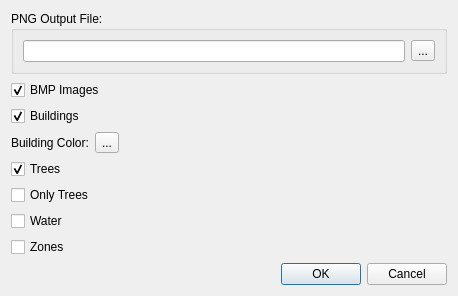
<?xml version="1.0" encoding="UTF-8"?>
<ui version="4.0">
 <class>PNGBuildingDialog</class>
 <widget class="QDialog" name="PNGBuildingDialog">
  <property name="geometry">
   <rect>
    <x>0</x>
    <y>0</y>
    <width>458</width>
    <height>227</height>
   </rect>
  </property>
  <property name="windowTitle">
   <string>Buildings To PNG</string>
  </property>
  <layout class="QGridLayout" name="gridLayout">
   <item row="6" column="0">
    <widget class="QCheckBox" name="waterCheckBox">
     <property name="text">
      <string>Water</string>
     </property>
    </widget>
   </item>
   <item row="7" column="0">
    <spacer name="verticalSpacer">
     <property name="orientation">
      <enum>Qt::Vertical</enum>
     </property>
     <property name="sizeHint" stdset="0">
      <size>
       <width>20</width>
       <height>40</height>
      </size>
     </property>
    </spacer>
   </item>
   <item row="2" column="0">
    <widget class="QCheckBox" name="buildingsCheckBox">
     <property name="text">
      <string>Buildings</string>
     </property>
     <property name="checked">
      <bool>true</bool>
     </property>
    </widget>
   </item>
   <item row="0" column="0">
    <widget class="QGroupBox" name="groupBox">
     <property name="title">
      <string>PNG Output File:</string>
     </property>
     <layout class="QHBoxLayout" name="horizontalLayout">
      <item>
       <widget class="QLineEdit" name="pngEdit">
        <property name="readOnly">
         <bool>true</bool>
        </property>
       </widget>
      </item>
      <item>
       <widget class="QToolButton" name="pngBrowse">
        <property name="text">
         <string>...</string>
        </property>
       </widget>
      </item>
     </layout>
    </widget>
   </item>
   <item row="3" column="0">
    <layout class="QHBoxLayout" name="horizontalLayout_2">
     <item>
      <widget class="QLabel" name="label">
       <property name="text">
        <string>Building Color:</string>
       </property>
      </widget>
     </item>
     <item>
      <widget class="Tiled::Internal::ColorButton" name="color">
       <property name="text">
        <string>...</string>
       </property>
      </widget>
     </item>
     <item>
      <spacer name="horizontalSpacer">
       <property name="orientation">
        <enum>Qt::Horizontal</enum>
       </property>
       <property name="sizeHint" stdset="0">
        <size>
         <width>40</width>
         <height>20</height>
        </size>
       </property>
      </spacer>
     </item>
    </layout>
   </item>
   <item row="9" column="0">
    <widget class="QDialogButtonBox" name="buttonBox">
     <property name="orientation">
      <enum>Qt::Horizontal</enum>
     </property>
     <property name="standardButtons">
      <set>QDialogButtonBox::Cancel|QDialogButtonBox::Ok</set>
     </property>
    </widget>
   </item>
   <item row="1" column="0">
    <widget class="QCheckBox" name="bmpImagesCheckBox">
     <property name="text">
      <string>BMP Images</string>
     </property>
     <property name="checked">
      <bool>true</bool>
     </property>
    </widget>
   </item>
   <item row="5" column="0">
    <widget class="QCheckBox" name="onlyTreesCheckBox">
     <property name="text">
      <string>Only Trees</string>
     </property>
    </widget>
   </item>
   <item row="4" column="0">
    <widget class="QCheckBox" name="treesCheckBox">
     <property name="text">
      <string>Trees</string>
     </property>
     <property name="checked">
      <bool>true</bool>
     </property>
    </widget>
   </item>
   <item row="8" column="0">
    <widget class="QCheckBox" name="zonesCheckBox">
     <property name="text">
      <string>Zones</string>
     </property>
    </widget>
   </item>
  </layout>
 </widget>
 <customwidgets>
  <customwidget>
   <class>Tiled::Internal::ColorButton</class>
   <extends>QToolButton</extends>
   <header>colorbutton.h</header>
  </customwidget>
 </customwidgets>
 <resources/>
 <connections>
  <connection>
   <sender>buttonBox</sender>
   <signal>accepted()</signal>
   <receiver>PNGBuildingDialog</receiver>
   <slot>accept()</slot>
   <hints>
    <hint type="sourcelabel">
     <x>227</x>
     <y>101</y>
    </hint>
    <hint type="destinationlabel">
     <x>157</x>
     <y>118</y>
    </hint>
   </hints>
  </connection>
  <connection>
   <sender>buttonBox</sender>
   <signal>rejected()</signal>
   <receiver>PNGBuildingDialog</receiver>
   <slot>reject()</slot>
   <hints>
    <hint type="sourcelabel">
     <x>295</x>
     <y>107</y>
    </hint>
    <hint type="destinationlabel">
     <x>286</x>
     <y>118</y>
    </hint>
   </hints>
  </connection>
 </connections>
</ui>
